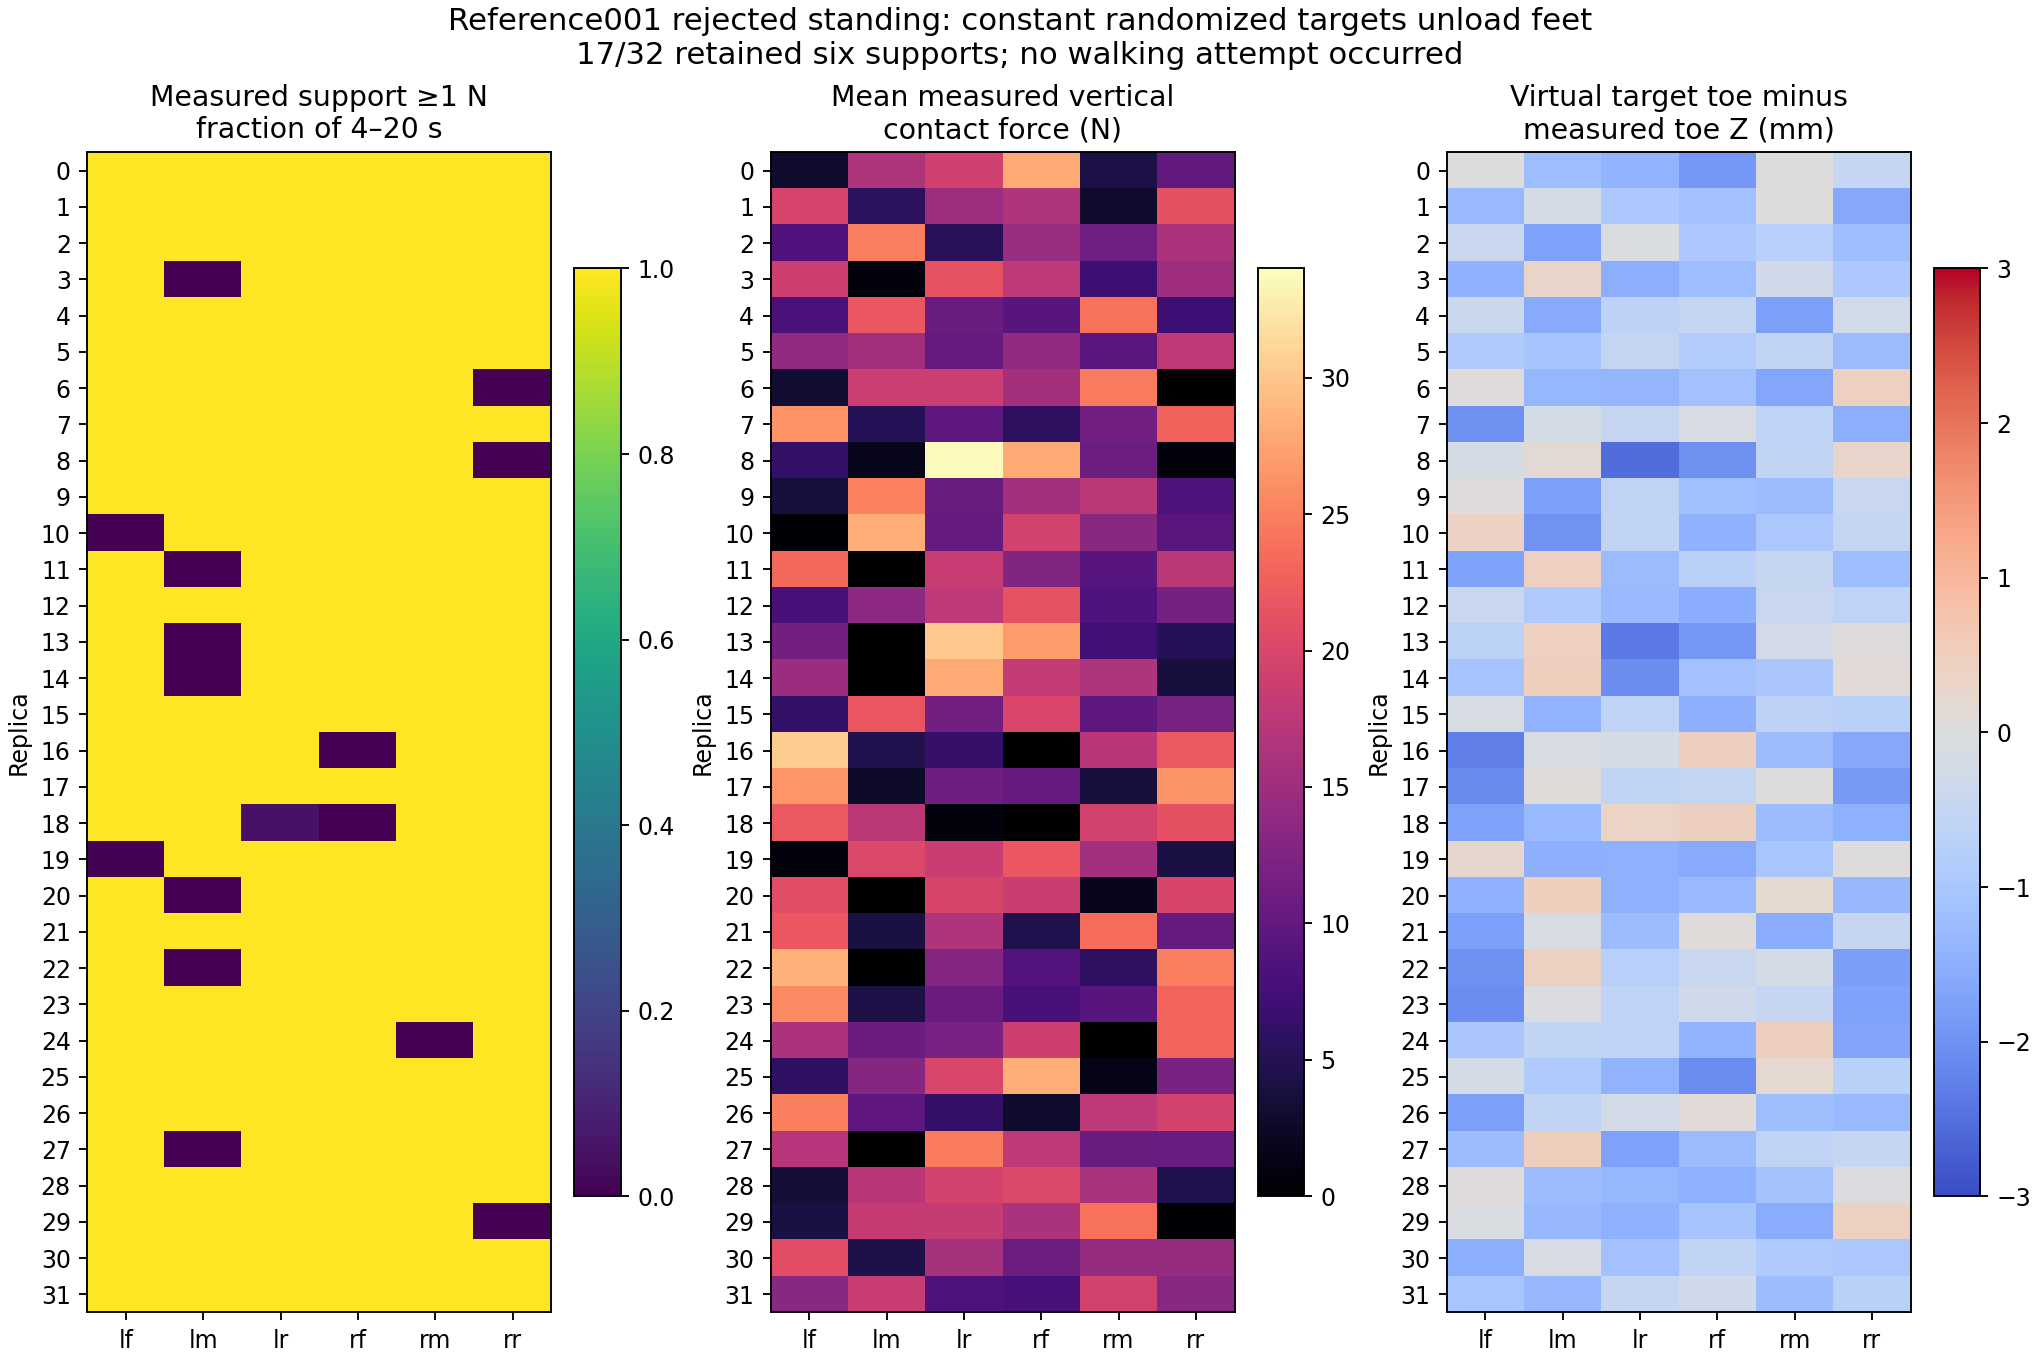

Here is the Python script that generated this plot:
"""Measured standing001 load distribution and frozen-target geometry analysis."""
from pathlib import Path
import sys,json,hashlib
import numpy as np
from scipy.spatial.transform import Rotation
import matplotlib
matplotlib.use('Agg')
import matplotlib.pyplot as plt
ROOT=Path(__file__).resolve().parents[2]
sys.path.insert(0,str(ROOT/'tmp/reference_physics_adapter_001/source_001/tools'))
from serial_geometry import SerialGeometry,tensor
G=SerialGeometry();LEGS=['lf','lm','lr','rf','rm','rr']
P=ROOT/'tmp/reference_physics_results_001/run/standing/trace.npz';d=np.load(P)
sel=slice(200,None);c=d['distal_contact'][sel];f=d['normal_force_world_n'][sel,:,:,2]
qt=d['joint_target_leg_major_rad'][0];dq=qt-G.q0.numpy()[None]
ft=G.fk(tensor(qt))[0].numpy();fm=d['reference_point_world_m'][sel]
R=d['rotation_world_from_body'][sel];p=d['position_world_m'][sel]
virtual=np.einsum('tnij,nlj->tnli',R,ft)+p[:,:,None,:]
preload=virtual-fm
rpy=Rotation.from_quat(d['quaternion_world_xyzw'][sel].reshape(-1,4)).as_euler('xyz').reshape(800,32,3)
rows=[]
for e in range(32):
    legs=[]
    for i,leg in enumerate(LEGS):
        legs.append(dict(leg=leg,support_fraction=float(c[:,e,i].mean()),force_z_n_quantiles=np.percentile(f[:,e,i],[0,50,100]).tolist(),mean_reference_point_world_z_m=float(fm[:,e,i,2].mean()),mean_virtual_minus_measured_point_z_m=float(preload[:,e,i,2].mean()),joint_target_minus_nominal_rad=dq[e,i].tolist(),target_fk_body_z_m=float(ft[e,i,2])))
    rows.append(dict(replica=e,all_six_support_entire_window=bool(c[:,e].all()),min_support_count=int(c[:,e].sum(-1).min()),mean_root_height_m=float(p[:,e,2].mean()),root_height_peak_to_peak_m=float(np.ptp(p[:,e,2])),max_abs_roll_pitch_rad=float(abs(rpy[:,e,:2]).max()),mean_total_normal_force_n=float(f[:,e].sum(-1).mean()),target_fk_body_z_span_m=float(np.ptp(ft[e,:,2])),legs=legs))
report=dict(scope='Actual frozen reference001 zero-residual standing result; wave not launched.',trace_sha256=hashlib.sha256(P.read_bytes()).hexdigest(),post_settle_interval_s=[float(d['time_s'][200,0]),float(d['time_s'][-1,0])],samples_per_replica=800,passing_six_support_replicas=[r['replica'] for r in rows if r['all_six_support_entire_window']],failed_six_support_replicas=[r['replica'] for r in rows if not r['all_six_support_entire_window']],max_joint_target_range_rad=float(np.ptp(d['joint_target_rad'],axis=0).max()),target_minus_nominal_extrema_rad=[float(dq.min()),float(dq.max())],nominal_target_fk_body_z_span_m=float(np.ptp(G.feet0.numpy()[:,2])),failed_support_force_z_n_quantiles=np.percentile(f[~c],[0,25,50,75,100]).tolist(),measured_reference_height_caution='Named tibia-local reference point height is not mesh ground clearance.',replicas=rows)
out=Path(__file__).parent
(out/'standing_review.json').write_text(json.dumps(report,indent=2)+'\n')
fig,axes=plt.subplots(1,3,figsize=(12,8),layout='constrained')
for ax,values,title,cmap,low,high in [(axes[0],c.mean(0),'Measured support ≥1 N\nfraction of 4–20 s', 'viridis',0,1),(axes[1],f.mean(0),'Mean measured vertical\ncontact force (N)','magma',0,34),(axes[2],preload[:,:,:,2].mean(0)*1000,'Virtual target toe minus\nmeasured toe Z (mm)','coolwarm',-3,3)]:
    im=ax.imshow(values,aspect='auto',origin='upper',cmap=cmap,vmin=low,vmax=high)
    ax.set_title(title);ax.set_xticks(range(6),LEGS);ax.set_yticks(range(32),range(32));ax.set_ylabel('Replica');fig.colorbar(im,ax=ax,shrink=.8)
fig.suptitle('Reference001 rejected standing: constant randomized targets unload feet\n17/32 retained six supports; no walking attempt occurred',fontsize=13)
fig.savefig(out/'standing_review.png',dpi=170)
print(json.dumps({k:v for k,v in report.items() if k!='replicas'},indent=2))
